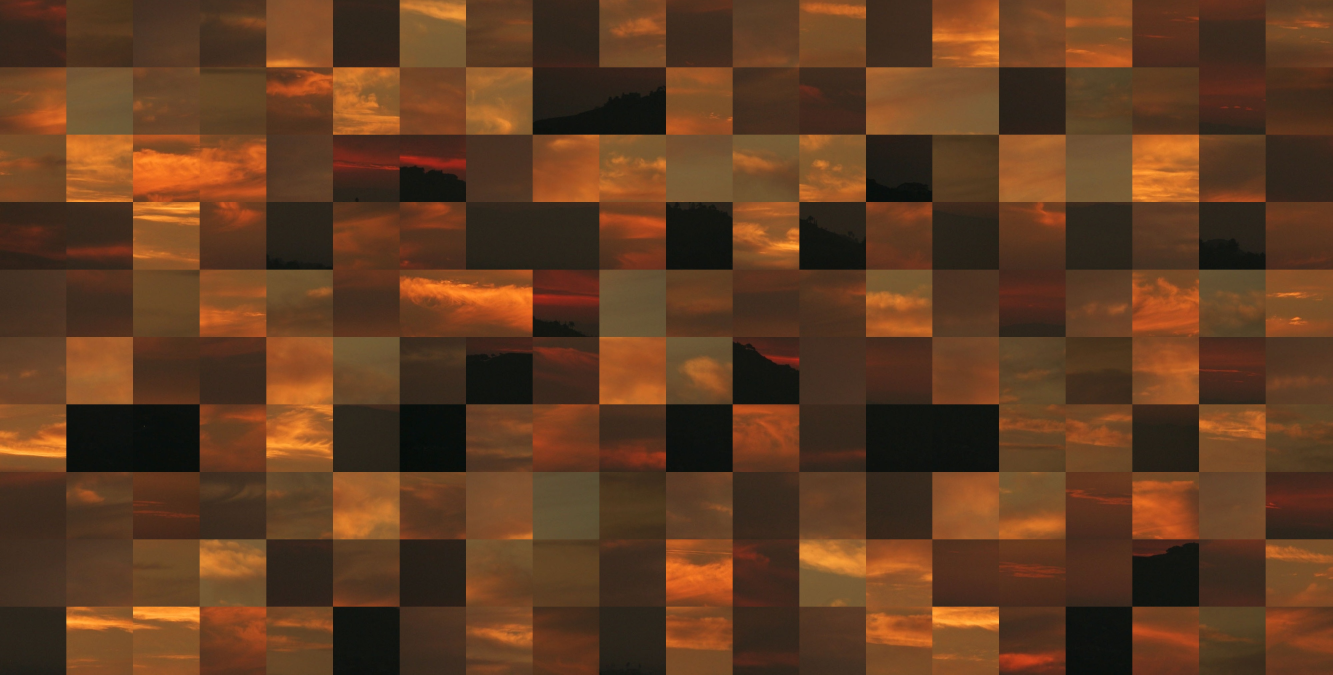
#> input picture images/grid_puzzle200.jpg, 3997 x 2023 px (shown at 1/3 size)
$ python main.py
#> lines starting #> are read from the running program, lines starting #| are printed output that depends on the picture
### utils.py
import cv2
import numpy as np

# [49 lines left out: functions jigsaw_puzzle_solved_image, square_puzzle_solved_image, show_images, show_image, not called in this run]

def read_image(path):
#> called with path = 'images/grid_puzzle200.jpg'
    img = cv2.imread(path)
#> img is the input picture: shape (2023, 3997, 3); mean B, G, R 33.3, 59.9, 97.5
#> call 2 of read_image, with path = 'images/wallpaper.jpg'
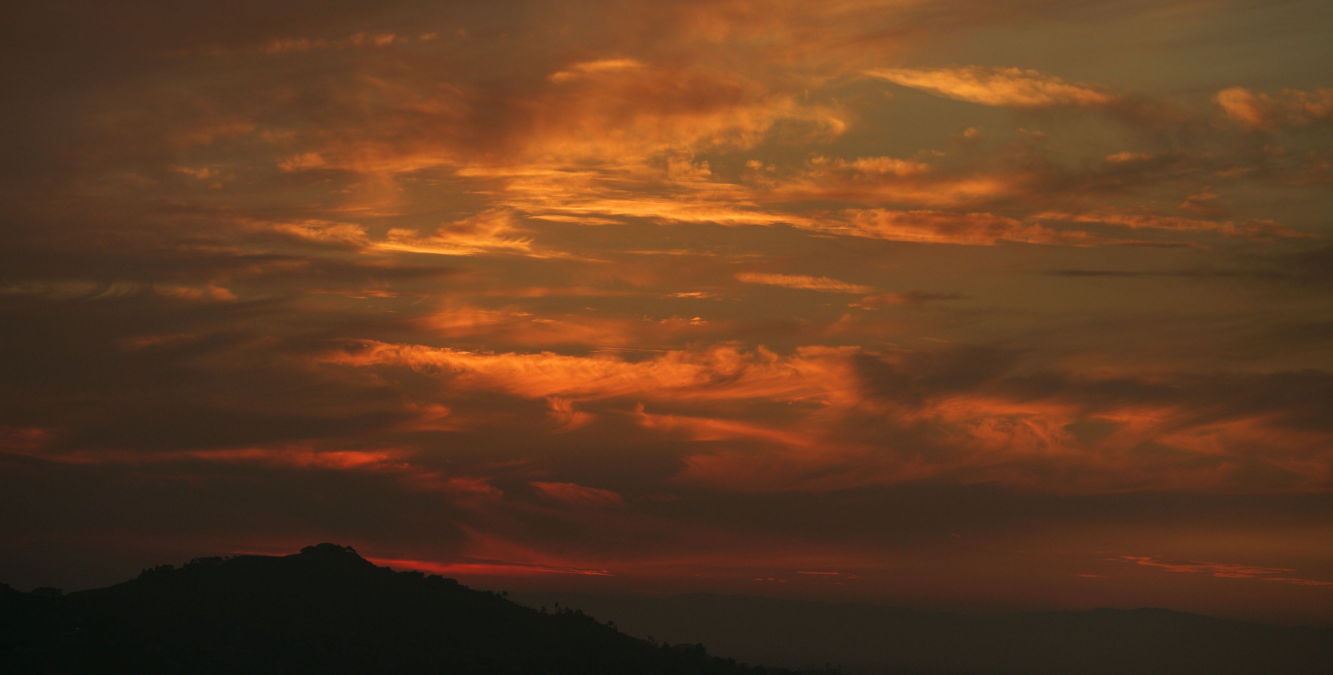
#> input picture images/wallpaper.jpg, 3997 x 2023 px (shown at 1/3 size)
#> in read_image, img is the input picture: shape (2023, 3997, 3); mean B, G, R 33.3, 59.9, 97.5
    return img

def blur(img, filter_size=5):
    return cv2.GaussianBlur(img, (filter_size, filter_size), 0)


# [10 lines left out: function filter, not called in this run]

### classes/square_puzzle_class.py
import numpy as np
from classes.compare_images import CompareImage

class SquarePuzzle():
    def __init__(self, image, rows, cols, is_hint=False, hint=None):
#> called with rows = 10, cols = 20, is_hint = True
        self.image = image
        self.is_hint = is_hint
        self.hint = hint
        self.rows = rows
        self.cols = cols
        self.pieces = self.split_grids(self.image)
#> in split_grids, `images = np.array_split(image, self.rows, axis=0)`: images = 10 items
#> self.pieces = 10 items
        if is_hint:
            self.images = self.split_grids(hint)
#> self.images = 10 items

    def split_grids(self, image):

            image = np.array(image) # convert the image to a numpy array
            images = np.array_split(image, self.rows, axis=0) # split the array along the rows
            images = [np.array_split(row, self.cols, axis=1) for row in images] # split each row along the columns
            return images


    def hint_solver(self):
        # initialize an empty dictionary to store the matches
        solved = [[0 for j in range(self.cols)] for i in range(self.rows)]
        # loop over the pieces
        for i in range(len(self.images)):
            for j in range(len(self.images[0])):
                # loop over the images
                min_res = np.inf
                for m in range(len(self.pieces)):
                    for n in range(len(self.pieces[0])):
                        image = self.images[i][j]
                        piece = self.pieces[m][n]
                        compare = CompareImage(image, piece).compare_image()
                        if compare < min_res:
                            solved[i][j] = piece
                            min_res = compare
                        continue
#> this loop made 1 pass
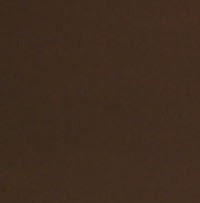
#> image: shape (203, 200, 3); mean of channels 0, 1, 2 31.1, 44.8, 64; drawn as B, G, R
#> after the loop, solved = 10 items

        # return the solved array
        return solved


### main.py
import numpy as np
import cv2
from classes.puzzle_class import Puzzle
from classes.square_puzzle_class import SquarePuzzle
import utils

# [8 lines of commented-out code are left out]

img = utils.read_image("images/grid_puzzle200.jpg")
height, width, channels = img.shape
hint = utils.read_image("images/wallpaper.jpg")
rows = 10
cols = 20
puzzle = SquarePuzzle(img, rows, cols, True, hint)
#> (the run stopped early here; a loop or call above may not have finished)
